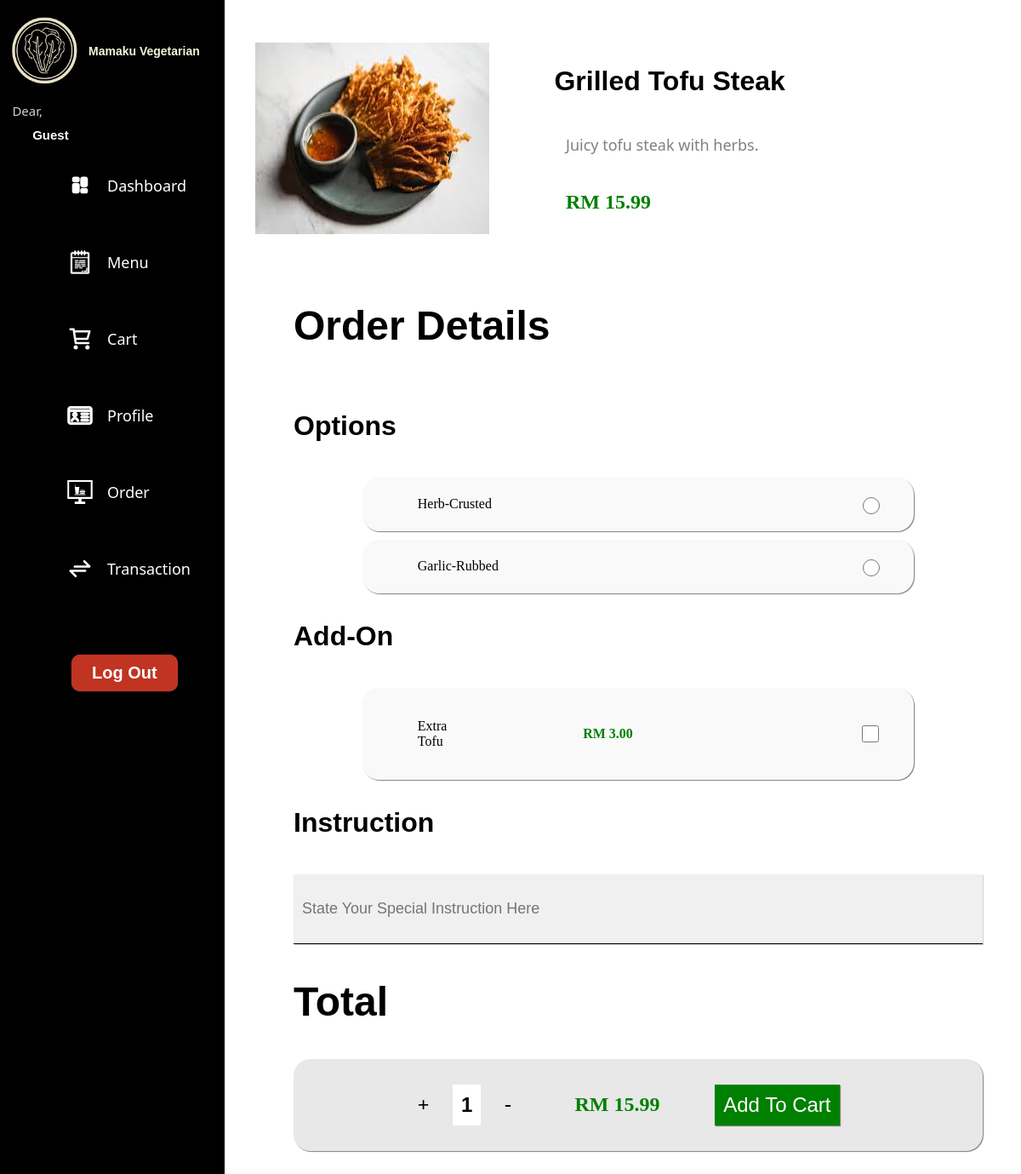
The app's page /view/product_details.php?id=2 with its own data.
### tables this page shows
CREATE TABLE product (
    product_id INT AUTO_INCREMENT PRIMARY KEY,
    category_id INT,
    name VARCHAR(100) NOT NULL,
    description TEXT,
    price DECIMAL(10, 2) NOT NULL,
    availability BOOLEAN DEFAULT TRUE,
    image VARCHAR(255),              
    created_at TIMESTAMP DEFAULT CURRENT_TIMESTAMP,
    FOREIGN KEY (category_id) REFERENCES product_category(category_id)
);

CREATE TABLE product_option (
    option_id INT AUTO_INCREMENT PRIMARY KEY,
    product_id INT,
    option_name TEXT NOT NULL,       
    FOREIGN KEY (product_id) REFERENCES product(product_id)
);

CREATE TABLE product_addon (
    addon_id INT AUTO_INCREMENT PRIMARY KEY,
    product_id INT,
    addon_name VARCHAR(50) NOT NULL,
    addon_price DECIMAL(10, 2) NOT NULL, 
    FOREIGN KEY (product_id) REFERENCES product(product_id)
);

### view/product_details.php (the view, shortened to what this page needs)
<?php
$db = new Database();
$conn = $db->conn;
if (isset($_GET['id'])) {
    $productId = intval($_GET['id']);
    $sql_product = "SELECT * FROM product WHERE product_id = $productId";
    $result_product = $conn->query($sql_product);
    if ($result_product->num_rows > 0) {
        $product = $result_product->fetch_assoc();
        $productName = $product['name'];
        $productPrice = $product['price'];
        $productImage = $product['image'];
        $productDescription = $product['description'];
        ?>
        <!DOCTYPE html>
        <html lang="en">
        <head>
            <link rel="stylesheet" href="../style/index.css">
            <link rel="stylesheet" href="../style/sidebar.css">
            <link rel="stylesheet" href="../style/product_details.css">
        </head>
        <body>
        <?php include "../include/sidebar.php" ?>
        <main>
            <section
                class="product-info-container"
                data-product-id="<?php echo htmlspecialchars($productId); ?>"
                data-product-price="<?php echo htmlspecialchars($productPrice); ?>">
                <img src="../assets/images/<?php echo htmlspecialchars($productImage); ?>">
                <div class="product-info">
                    <h1><?php echo htmlspecialchars($productName); ?></h1>
                    <p class="product-desc"><?php echo htmlspecialchars($productDescription); ?></p>
                    <p class="product-price">RM <?php echo number_format($productPrice, 2); ?></p>
                </div>
            </section>
            <section class="product-details-content">
                <h1>Order Details</h1>
                <section class="product-selection-container">
                    <h1>Options</h1>
                    <?php
                    $sql_options = "SELECT * FROM product_option WHERE product_id = $productId";
                    $result_options = $conn->query($sql_options);
                    if ($result_options->num_rows > 0) {
                        while ($option = $result_options->fetch_assoc()) {
                            $optionsArray = explode(',', $option['option_name']);
                            foreach ($optionsArray as $value) {
                                ?>
                                <div class="product-selection">
                                    <label><?php echo htmlspecialchars(trim($value)); ?></label>
                                    <input type="radio" name="product_option" value="<?php echo htmlspecialchars(trim($value)); ?>">
                                </div>
                                <?php
                            }
                        }
                    } else {
                        echo "<p>No options available for this product.</p>";
                    }
                    ?>
                </section>
                <section class="product-selection-container">
                    <h1>Add-On</h1>
                    <?php
                    $sql_addons = "SELECT * FROM product_addon WHERE product_id = $productId";
                    $result_addons = $conn->query($sql_addons);
                    if ($result_addons->num_rows > 0) {
                        while ($addon = $result_addons->fetch_assoc()) {
                            ?>
                            <div class="product-selection">
                                <p class="product-addon"><?php echo htmlspecialchars($addon['addon_name']); ?></p>
                                <p class="product-addon-price">RM <?php echo number_format($addon['addon_price'], 2); ?></p>
                                <input
                                    type="checkbox"
                                    name="product_addon[]"
                                    value="<?php echo htmlspecialchars($addon['addon_name']); ?>"
                                    data-addon-price="<?php echo htmlspecialchars($addon['addon_price']); ?>">
                            </div>
                            <?php
                        }
                    } else {
                        echo "<p>No add-ons available for this product.</p>";
                    }
                    ?>
                </section>
                <section class="product-selection-container">
                    <h1>Instruction</h1>
                    <input type="text" placeholder="State Your Special Instruction Here" class="order-instruction-field">
                </section>
                <h1>Total</h1>
                <section class="product-order-total">
                    <div class="amt-selector">
                        <label class="amt-add">+</label>
                        <label class="amt-indicator">1</label>
                        <label class="amt-decrease">-</label>
                    </div>
                    <label class="order-price">RM <?php echo number_format($productPrice, 2); ?></label>
                    <button class="add-cart-btn">
                        Add To Cart
                    </button>
                </section>
            </section>
        </main>
        </body>
        </html>
        <?php
    } else {
        echo "<p>Product not found.</p>";
    }
} else {
    echo "<p>Invalid product ID.</p>";
}
?>

### style/index.css (style rules this page uses)
body { padding: 0px; margin: 0px; overflow-y: scroll; overflow-x: hidden; }
main { margin-left: 25%; margin-block: 50px; }

### style/product_details.css (style rules this page uses)
.product-info-container { display: flex; flex-direction: row; column-gap: 10%; }
.product-info { display: flex; flex-direction: column; }
.product-info h1 { text-indent: -5%; font-size: 32px; font-family: Verdana, Geneva, Tahoma, sans-serif; }
.product-desc { font-size: 18px; color: grey; font-family: 'Segoe UI', Tahoma, Geneva, Verdana, sans-serif; }
.product-price { color: green; font-weight: bold; font-size: 24px; }
.product-details-content { margin-inline: 5%; margin-block:80px; }
.product-details-content h1 { font-family: Verdana, Geneva, Tahoma, sans-serif; font-size: 48px; }
.product-selection-container { display: flex; flex-direction: column; row-gap: 10px; }
.product-selection-container h1 { font-family: Verdana, Geneva, Tahoma, sans-serif; font-size: 32px; }
.product-selection { display: flex; flex-direction: row; margin-inline: 10%; background-color: rgb(249, 249, 249); align-items: center; padding-block: 20px; border-radius: 20px; box-shadow: 1px 1px 1px grey; }
.product-selection label { width: 80%; padding-left: 10%; }
.product-selection input { width: 20px; height: 20px; }
.product-addon { width: 10%; padding-left: 10%; }
.product-addon-price { width: 50%; padding-left: 20%; color: green; font-weight: bold; }
.order-instruction-field { border: none; border-bottom: 1px solid black; background-color: rgb(240, 240, 240); box-shadow: 1px 1px 1px rgb(214, 214, 214); padding-inline: 10px; padding-block: 30px; font-size: 18px; }
.product-order-total { display: flex; flex-direction: row; background-color: rgb(232, 232, 232); padding-block: 30px; padding-inline: 10%; column-gap: 10%; border-radius: 20px; box-shadow: 1px 1px 1px grey; align-items: center; }
.amt-selector { display: flex; flex-direction: row; column-gap: 50%; align-items: center; margin-inline: 10%; }
.product-order-total label { font-size: 24px; }
.product-order-total button { background-color: green; color: white; border: none; font-size: 24px; padding: 10px; box-shadow: 1px 1px 1px grey; }
.amt-selector label { font-size: 24px; font-weight: bold; }
.amt-indicator { background-color: white; padding: 10px; font-family: 'Gill Sans', 'Gill Sans MT', Calibri, 'Trebuchet MS', sans-serif; }
.order-price { color: green; font-weight: bold; font-size: 32px; }

### records on screen
product: image (placeholder picture), name "Grilled Tofu Steak", description "Juicy tofu steak with herbs.", price "15.99"
product_option: option_name "Herb-Crusted", option_name "Garlic-Rubbed"
product_addon: addon_name "Extra Tofu", addon_price "3.00"

### other values on screen
$fname "Guest"
